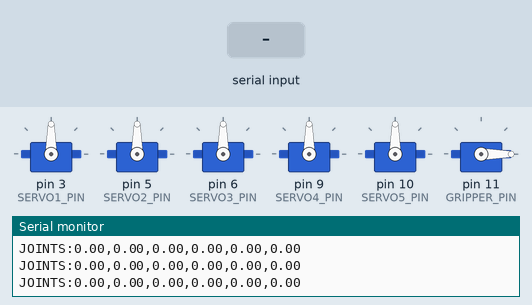
Simulated run of this sketch. Board: Arduino Uno, built with avr-gcc and run on an emulated ATmega328P. Shown: 6 × servo, the last lines printed to the serial monitor. The test bench sets the inputs (shaded band).

Above: at 1.2 s.
1.3 s: "G:90\n" received over Serial
At 1.75 s:
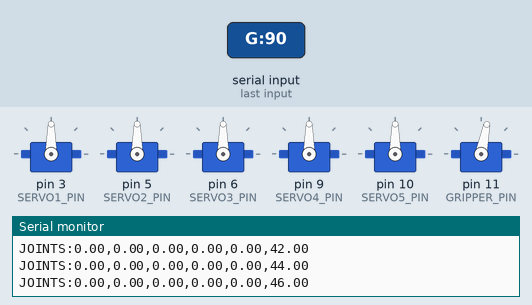
At 2.8 s:
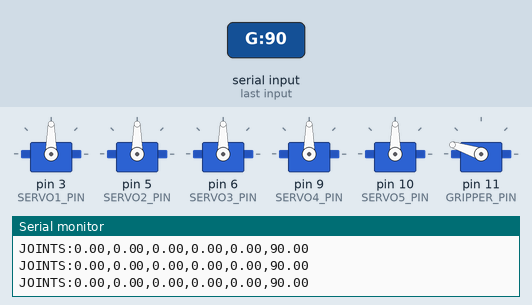
3.7 s: "G:\n" received over Serial
At 3.85 s:
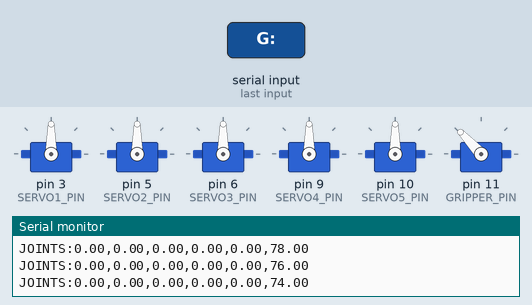
Timing chart, 0 to 6.7 s (numbered marks = the images above; inputs shaded):
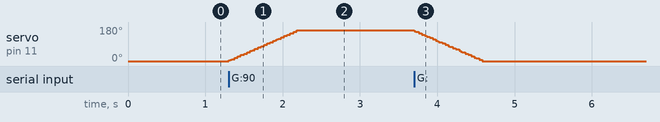

The sketch:

moveo_firmware.ino
```cpp
#include <Servo.h>
#include <Arduino.h>

// Define servo pins
#define SERVO1_PIN 3
#define SERVO2_PIN 5
#define SERVO3_PIN 6
#define SERVO4_PIN 9
#define SERVO5_PIN 10
#define GRIPPER_PIN 11

// Create servo objects
Servo servo1;  // Base rotation
Servo servo2;  // Shoulder
Servo servo3;  // Elbow
Servo servo4;  // Wrist roll
Servo servo5;  // Wrist pitch
Servo gripper; // Gripper

// Current joint positions in degrees
float joint1Pos = 0.0;
float joint2Pos = 0.0;
float joint3Pos = 0.0;
float joint4Pos = 0.0;
float joint5Pos = 0.0;
float gripperPos = 0.0;

// Target joint positions
float joint1Target = 0.0;
float joint2Target = 0.0;
float joint3Target = 0.0;
float joint4Target = 0.0;
float joint5Target = 0.0;
float gripperTarget = 0.0;

// Movement speed (degrees per update)
float jointSpeed = 2.0;

// Time tracking
unsigned long lastUpdate = 0;
const int updateInterval = 20; // 50Hz update rate

void setup() {
  // Initialize serial communication
  Serial.begin(115200);

  // Attach servos to pins
  servo1.attach(SERVO1_PIN);
  servo2.attach(SERVO2_PIN);
  servo3.attach(SERVO3_PIN);
  servo4.attach(SERVO4_PIN);
  servo5.attach(SERVO5_PIN);
  gripper.attach(GRIPPER_PIN);

  // Move servos to initial position
  updateServos();

  Serial.println("BCN3D Moveo Arduino controller initialized");
}

void loop() {
  // Check for commands from ROS
  if (Serial.available() > 0) {
    String command = Serial.readStringUntil('\n');
    parseCommand(command);
  }

  // Update servo positions at regular intervals
  unsigned long currentTime = millis();
  if (currentTime - lastUpdate >= updateInterval) {
    updateJointPositions();
    updateServos();
    sendJointStates();
    lastUpdate = currentTime;
  }
}

void parseCommand(String command) {
  if (command.startsWith("J:")) {
    // Joint command format: J:angle1,angle2,angle3,angle4,angle5
    command.remove(0, 2); // Remove "J:"

    int commaIndex = command.indexOf(',');
    if (commaIndex != -1) {
      joint1Target = command.substring(0, commaIndex).toFloat();
      command.remove(0, commaIndex + 1);

      commaIndex = command.indexOf(',');
      if (commaIndex != -1) {
        joint2Target = command.substring(0, commaIndex).toFloat();
        command.remove(0, commaIndex + 1);

        commaIndex = command.indexOf(',');
        if (commaIndex != -1) {
          joint3Target = command.substring(0, commaIndex).toFloat();
          command.remove(0, commaIndex + 1);

          commaIndex = command.indexOf(',');
          if (commaIndex != -1) {
            joint4Target = command.substring(0, commaIndex).toFloat();
            joint5Target = command.substring(commaIndex + 1).toFloat();
          }
        }
      }
    }

    Serial.print("Received joint command: ");
    Serial.print(joint1Target);
    Serial.print(", ");
    Serial.print(joint2Target);
    Serial.print(", ");
    Serial.print(joint3Target);
    Serial.print(", ");
    Serial.print(joint4Target);
    Serial.print(", ");
    Serial.println(joint5Target);
  }
  else if (command.startsWith("G:")) {
    // Gripper command format: G:position (0-100)
    command.remove(0, 2); // Remove "G:"
    gripperTarget = command.toFloat();

    Serial.print("Received gripper command: ");
    Serial.println(gripperTarget);
  }
}

void updateJointPositions() {
  // Gradually move joints toward target positions
  joint1Pos = moveToward(joint1Pos, joint1Target, jointSpeed);
  joint2Pos = moveToward(joint2Pos, joint2Target, jointSpeed);
  joint3Pos = moveToward(joint3Pos, joint3Target, jointSpeed);
  joint4Pos = moveToward(joint4Pos, joint4Target, jointSpeed);
  joint5Pos = moveToward(joint5Pos, joint5Target, jointSpeed);
  gripperPos = moveToward(gripperPos, gripperTarget, jointSpeed);
}

float moveToward(float current, float target, float step) {
  if (current < target) {
    return min(current + step, target);
  } else if (current > target) {
    return max(current - step, target);
  }
  return current;
}

void updateServos() {
  // Convert joint angles to servo positions (0-180)
  // Note: You may need to adjust these mappings based on your servo configuration

  // Map joint1 (-180 to 180 degrees) to servo range (0-180)
  int servo1Pos = map(constrain(joint1Pos, -180, 180), -180, 180, 0, 180);

  // Map joint2 (-90 to 90 degrees) to servo range (0-180)
  int servo2Pos = map(constrain(joint2Pos, -90, 90), -90, 90, 0, 180);

  // Map joint3 (-180 to 180 degrees) to servo range (0-180)
  int servo3Pos = map(constrain(joint3Pos, -180, 180), -180, 180, 0, 180);

  // Map joint4 (-180 to 180 degrees) to servo range (0-180)
  int servo4Pos = map(constrain(joint4Pos, -180, 180), -180, 180, 0, 180);

  // Map joint5 (-90 to 90 degrees) to servo range (0-180)
  int servo5Pos = map(constrain(joint5Pos, -90, 90), -90, 90, 0, 180);

  // Map gripper (0 to 100 percent) to servo range (0-180)
  int gripperServoPos = map(constrain(gripperPos, 0, 100), 0, 100, 0, 180);

  // Write positions to servos
  servo1.write(servo1Pos);
  servo2.write(servo2Pos);
  servo3.write(servo3Pos);
  servo4.write(servo4Pos);
  servo5.write(servo5Pos);
  gripper.write(gripperServoPos);
}

void sendJointStates() {
  // Send current joint positions back to ROS
  Serial.print("JOINTS:");
  Serial.print(joint1Pos);
  Serial.print(",");
  Serial.print(joint2Pos);
  Serial.print(",");
  Serial.print(joint3Pos);
  Serial.print(",");
  Serial.print(joint4Pos);
  Serial.print(",");
  Serial.print(joint5Pos);
  Serial.print(",");
  Serial.println(gripperPos);
}
```

Measured:
- after the input at 1.3 s, servo on pin 11 (GRIPPER_PIN): moves from 0° to 162° over 0.88 s, starting at once
- after the input at 3.7 s, servo on pin 11 (GRIPPER_PIN): moves from 162° to 0° over 0.88 s, starting at once
